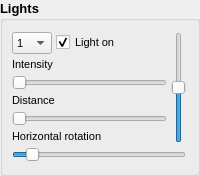
         <widget class="QGroupBox" name="groupBox_lights">
          <property name="minimumSize">
           <size>
            <width>0</width>
            <height>0</height>
           </size>
          </property>
          <property name="maximumSize">
           <size>
            <width>16777215</width>
            <height>192</height>
           </size>
          </property>
          <property name="font">
           <font>
            <pointsize>10</pointsize>
            <weight>75</weight>
            <bold>true</bold>
           </font>
          </property>
          <property name="title">
           <string>Lights</string>
          </property>
          <property name="flat">
           <bool>true</bool>
          </property>
          <layout class="QVBoxLayout" name="verticalLayout_2">
           <property name="spacing">
            <number>4</number>
           </property>
           <property name="leftMargin">
            <number>9</number>
           </property>
           <item>
            <layout class="QHBoxLayout" name="horizontalLayout_2">
             <item>
              <layout class="QVBoxLayout" name="verticalLayout_3">
               <property name="spacing">
                <number>4</number>
               </property>
               <item>
                <layout class="QHBoxLayout" name="horizontalLayout_3">
                 <item>
                  <widget class="QComboBox" name="comboBox">
                   <property name="maximumSize">
                    <size>
                     <width>40</width>
                     <height>16777215</height>
                    </size>
                   </property>
                   <property name="font">
                    <font>
                     <pointsize>8</pointsize>
                     <weight>50</weight>
                     <bold>false</bold>
                    </font>
                   </property>
                   <item>
                    <property name="text">
                     <string>1</string>
                    </property>
                   </item>
                   <item>
                    <property name="text">
                     <string>2</string>
                    </property>
                   </item>
                   <item>
                    <property name="text">
                     <string>3</string>
                    </property>
                   </item>
                   <item>
                    <property name="text">
                     <string>4</string>
                    </property>
                   </item>
                  </widget>
                 </item>
                 <item>
                  <widget class="QCheckBox" name="checkBox_lightSwitch">
                   <property name="font">
                    <font>
                     <pointsize>8</pointsize>
                     <weight>50</weight>
                     <bold>false</bold>
                    </font>
                   </property>
                   <property name="text">
                    <string>Light on</string>
                   </property>
                   <property name="checked">
                    <bool>true</bool>
                   </property>
                  </widget>
                 </item>
                </layout>
               </item>
               <item>
                <widget class="QLabel" name="label_lightIntensity">
                 <property name="font">
                  <font>
                   <pointsize>8</pointsize>
                   <weight>50</weight>
                   <bold>false</bold>
                  </font>
                 </property>
                 <property name="text">
                  <string>Intensity</string>
                 </property>
                </widget>
               </item>
               <item>
                <widget class="QSlider" name="slider_lightIntensity">
                 <property name="maximum">
                  <number>255</number>
                 </property>
                 <property name="orientation">
                  <enum>Qt::Horizontal</enum>
                 </property>
                </widget>
               </item>
               <item>
                <widget class="QLabel" name="label_lightDistance">
                 <property name="font">
                  <font>
                   <pointsize>8</pointsize>
                   <weight>50</weight>
                   <bold>false</bold>
                  </font>
                 </property>
                 <property name="text">
                  <string>Distance</string>
                 </property>
                </widget>
               </item>
               <item>
                <widget class="QSlider" name="slider_lightDistance">
                 <property name="maximum">
                  <number>1000</number>
                 </property>
                 <property name="orientation">
                  <enum>Qt::Horizontal</enum>
                 </property>
                </widget>
               </item>
               <item>
                <widget class="QLabel" name="label_lightHorizontalRotation">
                 <property name="font">
                  <font>
                   <pointsize>8</pointsize>
                   <weight>50</weight>
                   <bold>false</bold>
                  </font>
                 </property>
                 <property name="text">
                  <string>Horizontal rotation</string>
                 </property>
                </widget>
               </item>
              </layout>
             </item>
             <item>
              <widget class="QSlider" name="slider_lightVRotation">
               <property name="minimum">
                <number>-90</number>
               </property>
               <property name="maximum">
                <number>90</number>
               </property>
               <property name="value">
                <number>0</number>
               </property>
               <property name="orientation">
                <enum>Qt::Vertical</enum>
               </property>
              </widget>
             </item>
            </layout>
           </item>
           <item>
            <widget class="QSlider" name="slider_lightHRotation">
             <property name="maximum">
              <number>359</number>
             </property>
             <property name="value">
              <number>30</number>
             </property>
             <property name="orientation">
              <enum>Qt::Horizontal</enum>
             </property>
            </widget>
           </item>
          </layout>
         </widget>
